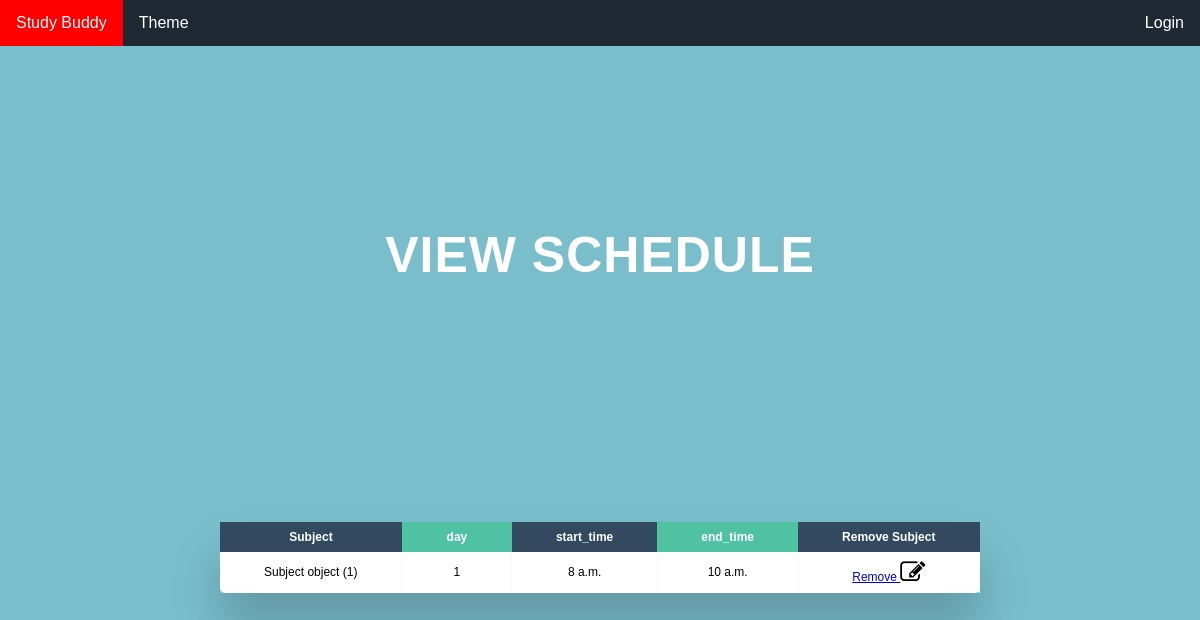
Screenshot of /school/classes/class/View_Sched/1 with the database file from the repository.
### StudyBuddy/models.py (models this page shows, shortened)
class ClassSubject(models.Model):
    subject = models.OneToOneField(Subject, null=True, on_delete=models.CASCADE)
    class_room = models.ForeignKey(Classroom, null=True, on_delete=models.CASCADE)
    days = models.CharField(max_length=9)
    start_time = models.TimeField()
    end_time = models.TimeField(null=True)

class Subject(models.Model):
    subject_name = models.CharField("subject name", max_length=50)
    teacher = models.ForeignKey(User, null=True, on_delete=models.CASCADE)
    duration = models.IntegerField(null=True, validators=[MaxValueValidator(4), MinValueValidator(1)])  # review.models

### StudyBuddy/views.py (the view)
# urls.py: path("school/classes/class/View_Sched/<int:pk>", views.View_Sched, name="View_Sched"),
def View_Sched(request, pk):
    subject_list = ClassSubject.objects.filter(subject=pk)
    connection = ClassSubject.objects.get(subject=pk)
    return render(request, '../templates/school/class/view_sched.html', {'subject_list': subject_list})
    list_of_ids = []
    for c in connection:
        list_of_ids.append(c.user.id)
    user = User.objects.filter(id__in=list_of_ids)
    return render(request, '../templates/school/class/viewClass.html', {'user': user})

### templates/school/class/view_sched.html (shortened to what this page needs)
{% extends 'school/schoolHome.html' %}
{% load static %}
{% block title %}
    <head>
        <link type="text/css" rel="stylesheet" href="{% static 'styles/userList.css' %}" />
        <link rel="stylesheet" href="https://cdnjs.cloudflare.com/ajax/libs/font-awesome/4.7.0/css/font-awesome.min.css">
    </head>
    <h2 style="text-align: center; font-size: 50px">View Schedule</h2>{% endblock %}
{% block content %}
    <div id="teacher" class="table-wrapper">
        <table class="fl-table">
            <thead>
            <tr>
                <th>Subject</th>
                <th>day</th>
                <th>start_time</th>
                <th>end_time</th>
                <th>Remove Subject</th>
            </tr>
            </thead>
            <tbody>
                {% for s in subject_list %}
                    <tr>
                        <td> {{s.subject}}</td>
                        <td> {{s.days}}</td>
                        <td> {{s.start_time}}</td>
                        <td> {{s.end_time}}</td>
                        <td><a class="" href="{% url 'view_class' s.id %}"> Remove  <i style="font-size: 25px; color: black" class="fa fa-edit"></i> </a></td>
                    </tr>
                {% endfor %}
        </table>
    </div>
{% endblock %}

### static/styles/navbase.css (style rules this page uses)
body { background-size: cover; margin: 0; background: #7abecc !important; }

### static/styles/schoolStyles/schoolHome.css (style rules this page uses)
html { margin: 0; padding: 0; height: 100%; background: #7abecc !important; }
body { background: #7abecc !important; }
* { box-sizing: border-box; }
table { width: 100%; }
th { width: 30%; }

### static/styles/userList.css (style rules this page uses)
* { box-sizing: border-box; -webkit-box-sizing: border-box; -moz-box-sizing: border-box; }
body { font-family: Helvetica; -webkit-font-smoothing: antialiased; background: rgba( 71, 147, 227, 1); }
h2 { text-align: center; font-size: 18px; text-transform: uppercase; letter-spacing: 1px; color: white; padding: 30px 0; }
.table-wrapper { margin: 10px 70px 70px; box-shadow: 0px 35px 50px rgba( 0, 0, 0, 0.2 ); margin-top: 50px; }
.fl-table { border-radius: 5px; font-size: 12px; font-weight: normal; border: none; border-collapse: collapse; width: 100%; max-width: 100%; white-space: nowrap; background-color: white; }
.fl-table td, .fl-table th { text-align: center; padding: 8px; width: 5%; }
.fl-table td { border-right: 1px solid #f8f8f8; font-size: 12px; }
.fl-table thead th { color: #ffffff; background: #4FC3A1; }
.fl-table thead th:nth-child(odd) { color: #ffffff; background: #324960; }

### rows the page displays
ClassSubject: subject "Subject object (1)", days "1", start_time "8 a.m.", end_time "10 a.m."
